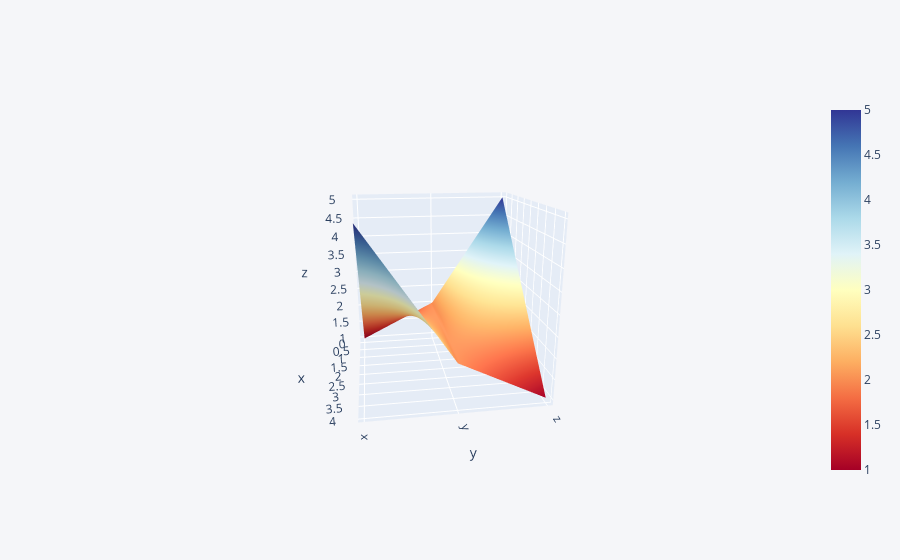

Source (notebook cell):
### Markdown cell above
## 3d Surface

### Code cell
df3 = pd.DataFrame({'x':[1,2,3,4,5],'y':[2,2,2,2,2],'z':[5,4,3,2,1]})
df3.iplot(kind='surface',colorscale='rdylbu')

### Figure 1 — Plotly figure (JSON) as saved in the notebook; plotly's stock layout.template omitted (floating-point values rounded to 4 significant figures)
{"data": [{"colorscale": [[0, "rgb(165,0,38)"], [0.1, "rgb(215,48,39)"], [0.2, "rgb(244,109,67)"], [0.3, "rgb(253,174,97)"], [0.4, "rgb(254,224,144)"], [0.5, "rgb(255,255,191)"], [0.6, "rgb(224,243,248)"], [0.7, "rgb(171,217,233)"], [0.8, "rgb(116,173,209)"], [0.9, "rgb(69,117,180)"], [1, "rgb(49,54,149)"]], "type": "surface", "x": [0, 1, 2, 3, 4], "y": ["x", "y", "z"], "z": [[1, 2, 3, 4, 5], [2, 2, 2, 2, 2], [5, 4, 3, 2, 1]]}], "layout": {"autosize": true, "dragmode": "zoom", "legend": {"bgcolor": "#F5F6F9", "font": {"color": "#4D5663"}}, "paper_bgcolor": "#F5F6F9", "plot_bgcolor": "#F5F6F9", "scene": {"aspectmode": "auto", "aspectratio": {"x": 1, "y": 1, "z": 1}, "camera": {"center": {"x": 0, "y": 0, "z": 0}, "eye": {"x": 2.489, "y": -0.3978, "z": 0.7852}, "projection": {"type": "perspective"}, "up": {"x": 0, "y": 0, "z": 1}}, "dragmode": "turntable"}, "title": {"font": {"color": "#4D5663"}}, "xaxis": {"gridcolor": "#E1E5ED", "showgrid": true, "tickfont": {"color": "#4D5663"}, "title": {"font": {"color": "#4D5663"}, "text": ""}, "zerolinecolor": "#E1E5ED"}, "yaxis": {"gridcolor": "#E1E5ED", "showgrid": true, "tickfont": {"color": "#4D5663"}, "title": {"font": {"color": "#4D5663"}, "text": ""}, "zerolinecolor": "#E1E5ED"}}}
